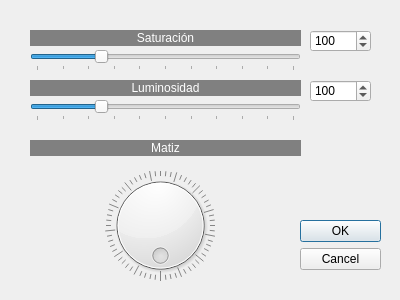
<?xml version="1.0" encoding="UTF-8"?>
<ui version="4.0">
 <class>Matsalutlum</class>
 <widget class="QDialog" name="Matsalutlum">
  <property name="geometry">
   <rect>
    <x>0</x>
    <y>0</y>
    <width>400</width>
    <height>300</height>
   </rect>
  </property>
  <property name="windowTitle">
   <string>Dialog</string>
  </property>
  <widget class="QDialogButtonBox" name="buttonBox">
   <property name="geometry">
    <rect>
     <x>300</x>
     <y>220</y>
     <width>81</width>
     <height>241</height>
    </rect>
   </property>
   <property name="orientation">
    <enum>Qt::Vertical</enum>
   </property>
   <property name="standardButtons">
    <set>QDialogButtonBox::Cancel|QDialogButtonBox::Ok</set>
   </property>
  </widget>
  <widget class="QLabel" name="label">
   <property name="geometry">
    <rect>
     <x>30</x>
     <y>30</y>
     <width>271</width>
     <height>16</height>
    </rect>
   </property>
   <property name="styleSheet">
    <string notr="true">background-color: rgb(128, 128, 128);
color: rgb(255, 255, 255);</string>
   </property>
   <property name="text">
    <string>Saturación</string>
   </property>
   <property name="alignment">
    <set>Qt::AlignCenter</set>
   </property>
  </widget>
  <widget class="QSlider" name="horizontalSlider">
   <property name="geometry">
    <rect>
     <x>30</x>
     <y>50</y>
     <width>271</width>
     <height>21</height>
    </rect>
   </property>
   <property name="minimum">
    <number>0</number>
   </property>
   <property name="maximum">
    <number>400</number>
   </property>
   <property name="pageStep">
    <number>16</number>
   </property>
   <property name="value">
    <number>100</number>
   </property>
   <property name="orientation">
    <enum>Qt::Horizontal</enum>
   </property>
   <property name="tickPosition">
    <enum>QSlider::TicksBelow</enum>
   </property>
   <property name="tickInterval">
    <number>40</number>
   </property>
  </widget>
  <widget class="QSlider" name="horizontalSlider_2">
   <property name="geometry">
    <rect>
     <x>30</x>
     <y>100</y>
     <width>271</width>
     <height>21</height>
    </rect>
   </property>
   <property name="minimum">
    <number>0</number>
   </property>
   <property name="maximum">
    <number>400</number>
   </property>
   <property name="value">
    <number>100</number>
   </property>
   <property name="orientation">
    <enum>Qt::Horizontal</enum>
   </property>
   <property name="tickPosition">
    <enum>QSlider::TicksBelow</enum>
   </property>
   <property name="tickInterval">
    <number>40</number>
   </property>
  </widget>
  <widget class="QLabel" name="label_2">
   <property name="geometry">
    <rect>
     <x>30</x>
     <y>80</y>
     <width>271</width>
     <height>16</height>
    </rect>
   </property>
   <property name="styleSheet">
    <string notr="true">background-color: rgb(128, 128, 128);
color: rgb(255, 255, 255);</string>
   </property>
   <property name="text">
    <string>Luminosidad</string>
   </property>
   <property name="alignment">
    <set>Qt::AlignCenter</set>
   </property>
  </widget>
  <widget class="QSpinBox" name="spinBox_2">
   <property name="geometry">
    <rect>
     <x>310</x>
     <y>80</y>
     <width>61</width>
     <height>22</height>
    </rect>
   </property>
   <property name="minimum">
    <number>0</number>
   </property>
   <property name="maximum">
    <number>400</number>
   </property>
   <property name="value">
    <number>100</number>
   </property>
  </widget>
  <widget class="QSpinBox" name="spinBox">
   <property name="geometry">
    <rect>
     <x>310</x>
     <y>30</y>
     <width>61</width>
     <height>22</height>
    </rect>
   </property>
   <property name="minimum">
    <number>0</number>
   </property>
   <property name="maximum">
    <number>400</number>
   </property>
   <property name="value">
    <number>100</number>
   </property>
  </widget>
  <widget class="QLabel" name="label_3">
   <property name="geometry">
    <rect>
     <x>30</x>
     <y>140</y>
     <width>271</width>
     <height>16</height>
    </rect>
   </property>
   <property name="styleSheet">
    <string notr="true">background-color: rgb(128, 128, 128);
color: rgb(255, 255, 255);</string>
   </property>
   <property name="text">
    <string>Matiz</string>
   </property>
   <property name="alignment">
    <set>Qt::AlignCenter</set>
   </property>
  </widget>
  <widget class="QDial" name="dial">
   <property name="geometry">
    <rect>
     <x>100</x>
     <y>170</y>
     <width>121</width>
     <height>111</height>
    </rect>
   </property>
   <property name="maximum">
    <number>255</number>
   </property>
   <property name="wrapping">
    <bool>true</bool>
   </property>
   <property name="notchTarget">
    <double>4.000000000000000</double>
   </property>
   <property name="notchesVisible">
    <bool>true</bool>
   </property>
  </widget>
 </widget>
 <resources/>
 <connections>
  <connection>
   <sender>buttonBox</sender>
   <signal>accepted()</signal>
   <receiver>Matsalutlum</receiver>
   <slot>accept()</slot>
   <hints>
    <hint type="sourcelabel">
     <x>248</x>
     <y>254</y>
    </hint>
    <hint type="destinationlabel">
     <x>157</x>
     <y>274</y>
    </hint>
   </hints>
  </connection>
  <connection>
   <sender>buttonBox</sender>
   <signal>rejected()</signal>
   <receiver>Matsalutlum</receiver>
   <slot>reject()</slot>
   <hints>
    <hint type="sourcelabel">
     <x>316</x>
     <y>260</y>
    </hint>
    <hint type="destinationlabel">
     <x>286</x>
     <y>274</y>
    </hint>
   </hints>
  </connection>
 </connections>
</ui>
